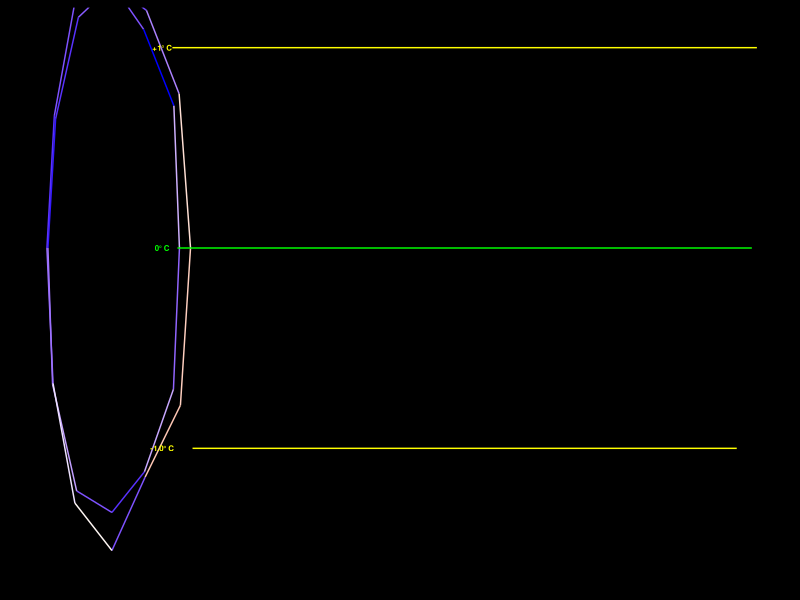
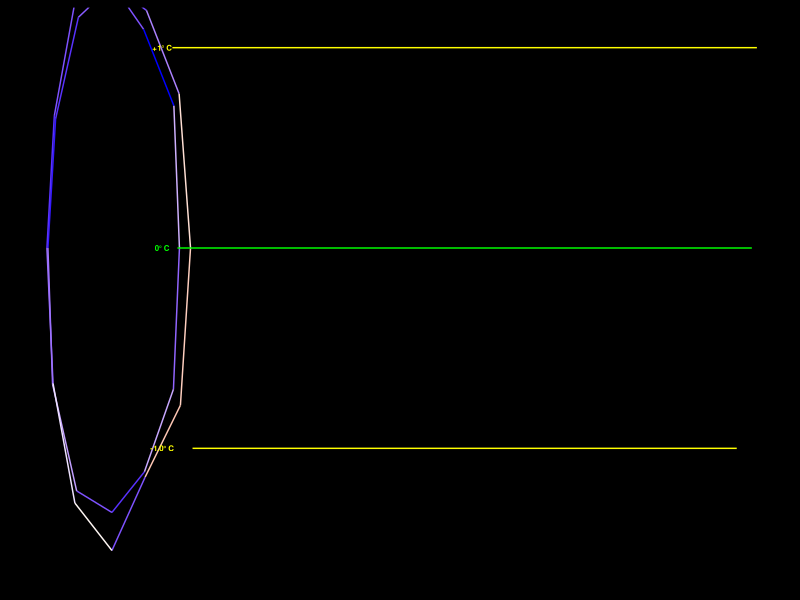

Recreate these plots in R, in order.
library(tidyverse)
library(gganimate)



# Plot: There are data in preceding year and next year.
# Need to create 3 separated dataframes

t_diff <- 
  read_csv("data/GLB.Ts+dSST.csv", skip = 1, na = "***") %>% #load CSV file, skip 1st rows
  select(year = Year, month.abb) %>% #month.abb is constant R build-in. which is the same as our datatype
  # Tidy dataframe by converting month in 1 column accept for year
  #Pivot dataframe for all columns except for year column, Give a name of month column
  pivot_longer(-year, names_to = "month", values_to = "t_diff") %>%
  drop_na() #Ignore NA value
  

# Create 3 Separated dataframe
# Create dataframe for preceding December
# last_dec <-
#   t_diff %>%
#   filter(month == "Dec") %>% #Filter December
#   mutate(year = year + 1,   #Calculate preceding year by using the original data
#          month = "last_Dec") #Rename Dec to last_Dec

# Create dataframe for next Jan
# next_jan <-
#   t_diff %>%
#   filter(month == "Jan") %>% #Filter January
#   mutate(year = year - 1,    # Add extra year
#          month = "next_Jan") # Rename it

#Combine 3 dataframes
t_data <- 
  t_diff %>%
  mutate(month = factor(month, levels = c(month.abb, "next_Jan")), #Order months into numerical order rather than alphabet order, define month as a factor
         month_number = as.numeric(month)) %>% #Remove previous December to remove zero from dataframe
  arrange(year, month) %>%  # arrange year and month       
  mutate(step_number = 1:nrow(.), #Add row number. 1:nrow(.) means count from 1 to the end of row in this dataframe. need to count step over the row
         radius = t_diff + 1.5,         theta = 2 * pi * (month_number-1) / 12, # Convert an angle to radian. Theta starts from zero degree January will be zero and divided by 12 to give angle to months. 
         x = radius * sin(theta),
         y = radius * cos(theta)) %>% 
  slice_head(n=24)
  
  annotation <-
    t_data %>% #create new dataframe from 2022
    slice_max(year) %>%
    slice_max(month_number)
 
temp_line <- #Create text at specific position
  tibble(
    x = 1,
    y = c(1, 0, -1),
    labels = c("+1\u00B0 C","0\u00B0 C", "-1.0\u00B0 C")
  )

#Create dataframe for tangential month to the ciricle
month_label <-
  tibble(
    x = 1:12,
    labels = toupper(month.abb), #Convert month label to capital letters
    y = 1.5
  )

#Make dataframe for grid line and used in geom_segment
gridlines <- 
  tibble(
    x = c(1.2, 1.3, 1.6),
    xend = c(12.8, 12.7, 12.4),
    y = c(1, 0, -1),
    yend = y
  )
 
 #a <-  
  t_data %>% ggplot(aes(x = x, 
             y = y, 
             color = t_diff) #Let's coloring by temperature change. Previous version was colored by year
) +
    # geom_label(aes(x = 1, y = -1.7, label = year),  #geom_label it provides a text with background
    #            fill = "black",
    #            label.size = 0,
    #            size = 6) +
  geom_path()+  
  geom_segment(data = gridlines, # Add yellow line at -1,0,1 y intercept, use geom segment and make new dataframe
               aes(x = x, y = y,
                   xend = xend, yend = yend), 
               color = c("yellow", "green", "yellow"),
               inherit.aes = FALSE) + 
  geom_text(data = temp_line, aes(x = x, y = y, label = labels), #Add label and coloring
               color = c("yellow", "green", "yellow"), size = 2, fontface = "bold",
               inherit.aes = FALSE)+
  geom_text(data = month_label, aes(x = x, y = y, label = labels), # Add month label back to the position
              color = "yellow",
              inherit.aes = FALSE) +
  scale_y_continuous(limits = c(-2.0, 1.5),
                     expand = c(0,-0.3) # expand grid. First is an addition. Second is an multiplication.
                     ) + #Rescale y axis
  scale_color_gradient2(low = "blue", high = "red", mid = "white", midpoint = 0, #Change the color to continuous scale. Re-scale the legend
                        guide = "none") + #Remove legend 
  # coord_polar(start = 0)+ #Set polar 5 minutes off. "start" measures thing in radius 
  labs(x = NULL, # Add label
      y = NULL,
      title = NULL) + 
  theme(
    panel.background = element_rect(fill = "black"), #Add black color and white border. Increase border line size
    plot.background = element_rect(fill = "black", color = "black"),
    panel.grid = element_blank(), # Remove grid line color
    axis.text.x = element_blank(),
    axis.text.y = element_blank(),
    axis.ticks = element_blank(),
    axis.title = element_blank(),
    plot.title = element_blank()
  )#+
   #transition_manual(frames = year, cumulative = TRUE)  #Add data and keep the old data in gganimate only
   
ggsave("figures/climate_spiral_trig.png", width = 4.155, height = 4.5, unit = "in", dpi = 300)
 
# animate(a, width = 4.155, height = 4.5, unit = "in", res = 300)
# anim_save("figures/climate_spiral_trig.gif")

# animate(a, width = 4.155, height = 4.5, unit = "in", res = 300,
#         renderer = av_renderer("figures/climate_trig.mp4")
# )
